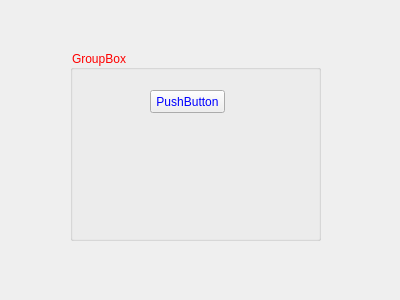
<?xml version="1.0" encoding="UTF-8"?>
<ui version="4.0">
 <class>first</class>
 <widget class="QWidget" name="first">
  <property name="geometry">
   <rect>
    <x>0</x>
    <y>0</y>
    <width>400</width>
    <height>300</height>
   </rect>
  </property>
  <property name="windowTitle">
   <string>Form</string>
  </property>
  <property name="styleSheet">
   <string notr="true">color: rgb(255, 0, 0);
background-image: url(:/res/back.png);</string>
  </property>
  <widget class="QGroupBox" name="groupBox">
   <property name="geometry">
    <rect>
     <x>70</x>
     <y>50</y>
     <width>251</width>
     <height>191</height>
    </rect>
   </property>
   <property name="title">
    <string>GroupBox</string>
   </property>
   <widget class="QPushButton" name="pushButton">
    <property name="geometry">
     <rect>
      <x>80</x>
      <y>40</y>
      <width>75</width>
      <height>23</height>
     </rect>
    </property>
    <property name="styleSheet">
     <string notr="true">color: rgb(0, 0, 255);</string>
    </property>
    <property name="text">
     <string>PushButton</string>
    </property>
   </widget>
  </widget>
 </widget>
 <resources/>
 <connections/>
</ui>
